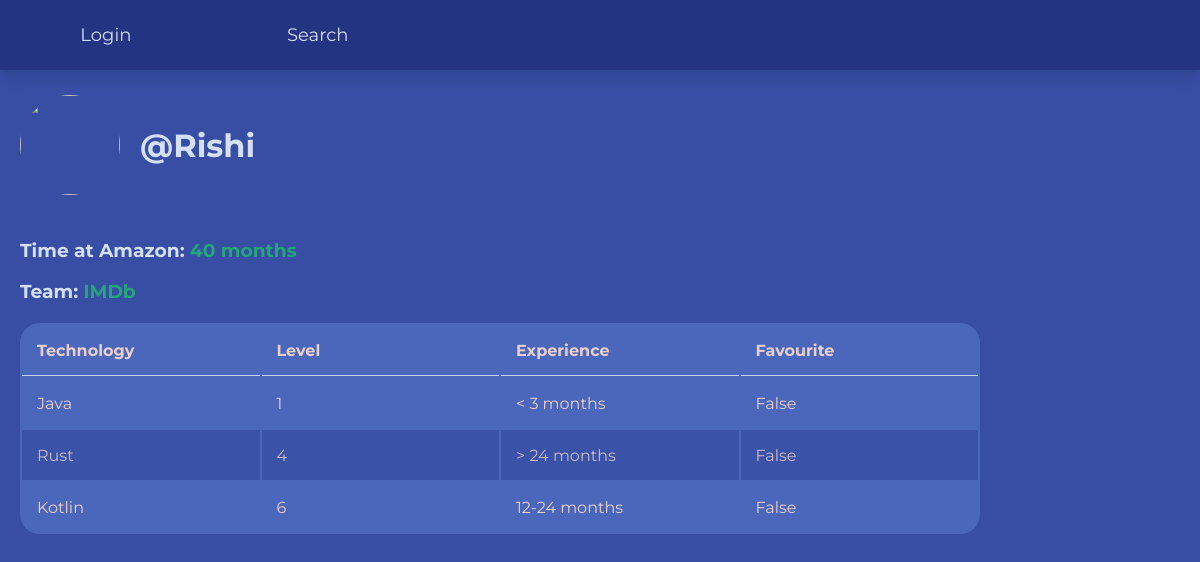
Page /profile/Rishi on the committed database.
### tables this page shows
CREATE TABLE "users" (
	"id"	INTEGER,
	"username"	TEXT,
	"password"	TEXT,
	"team"	TEXT,
	"tenure"	INTEGER,
	"forename"	TEXT,
	"surname"	TEXT,
	PRIMARY KEY("id")
);

CREATE TABLE "levels" (
	"user_id"	INTEGER,
	"technology"	TEXT,
	"level"	INTEGER,
	"experience"	TEXT,
	"favourite"	TEXT
);

### App.py (the view)
@app.route('/profile/<username>')
def profile(username):
    with sqlite3.connect("database.db") as con:
        cur = con.cursor()
        user_id = cur.execute(f"SELECT id FROM users WHERE username = '{username}'").fetchone()[0]
    data = get_dash(user_id)
    levels = data[0]
    user_desc = data[1]
    return render_template('profile.html', username=username, levels=levels, user_desc=user_desc)

### functions.py (called while the page is built)
def get_dash(user_id: str):
    with sqlite3.connect("database.db") as con:
        cur = con.cursor()
        user_desc = cur.execute(f"SELECT tenure, team FROM users WHERE id = '{user_id}'").fetchall()
        levels = cur.execute(f"SELECT technology, level, experience, favourite FROM levels WHERE user_id = '{user_id}'").fetchall()
        return [levels, user_desc]

### templates/profile.html
{% extends "main.html" %}
{% block content %}
  <div>
    <div class="profile-header">
      <img src="https://cdn.pixabay.com/photo/2015/10/05/22/37/blank-profile-picture-973460_960_720.png"/>
      <h1>@{{username}}</h1>
    </div>
    <div>
      <h3>Time at Amazon: <span class="highlighted">{{user_desc[0][0]}} months</span></h3>
      <h3>Team: <span class="highlighted">{{user_desc[0][1]}}</span></h3>
    </div>
  </div>
  <div>
    {% if levels %}
    <table class="search-results">
        <thead>
            <th>Technology</th>
            <th>Level</th>
            <th>Experience</th>
            <th>Favourite</th>
        </thead>
        <tbody>
            {% for level in levels %}
            <tr>
                <td style="width: 25%">{{level[0]}}</td>
                <td style="width: 25%">{{level[1]}}</td>
                <td style="width: 25%">{{level[2]}}</td>
                <td style="width: 25%">{{level[3]}}</td>
            </tr>
            {% endfor %}
        </tbody>
    </table>
    {% endif %}
  </div>
{% endblock %}

### static/styles.css (style rules this page uses)
body { background: #374ea4; margin: 0; font-family: 'Montserrat', sans-serif; justify-content: center; color: #d4e0f8; }
.highlighted { color: rgb(36, 166, 123); }
h1, h2, h3 { margin-left: 20px; }
::placeholder { color: #ffffff; font-size: 14px; }
table { width: 80%; margin: 20px; border-radius: 20px; background-color: #4e6abf; opacity: .9; }
td, th { height: 20px; text-align: left; vertical-align: middle; padding: 15px; border: none; color: #ffded3; }
th { border-bottom: 1px solid #d4e0f8; }
td { position: relative; align-items: center; }
tr:nth-child(even) { background-color: #374ea4; opacity: .8; }
img { width: 100px; height: 100px; border-radius: 50%; }
.profile-header { display: flex; align-items: center; height: 150px; margin-left: 20px; }

### rows in the picture
users: tenure "40", team "IMDb"
levels: technology "Java", level "1", experience "< 3 months", favourite "False"
levels: technology "Rust", level "4", experience "> 24 months", favourite "False"
levels: technology "Kotlin", level "6", experience "12-24 months", favourite "False"

### other values in the picture
{{ username }} "Rishi"
